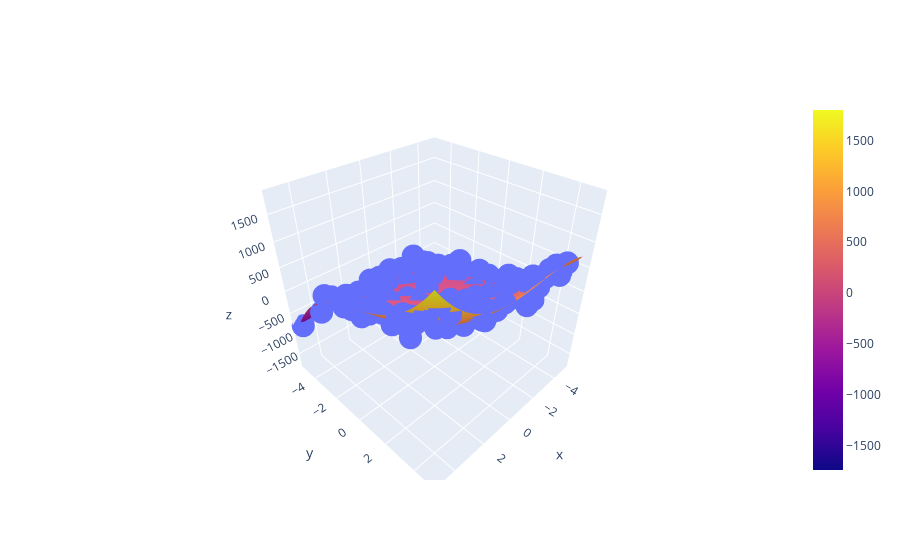

The notebook cell this image was saved under:
### Code cell
## or rather, if you have plotly
import plotly.express as px
import plotly.graph_objects as go

## make a grid of point to make a surface repr4esenting the model predictions
xi = np.linspace(X2[:,0].min(), X2[:,0].max(), 100)
yi = np.linspace(X2[:,0].min(), X2[:,0].max(), 100)

Xgrid,Ygrid = np.meshgrid(xi,yi)
Zgrid=lr.predict( poly.transform(np.stack( (Xgrid.flatten() , Ygrid.flatten()) , axis = 1 )) ).reshape( 100,100 )

## plotting 
trace1 = go.Scatter3d(  x =  X2[:,0], y=X2[:,1], z=y2,
                        mode='markers',name='data')

trace2 = go.Surface(x=xi,y=yi,z=Zgrid , name='model')

fig = go.Figure(data=[trace1, trace2])
fig
